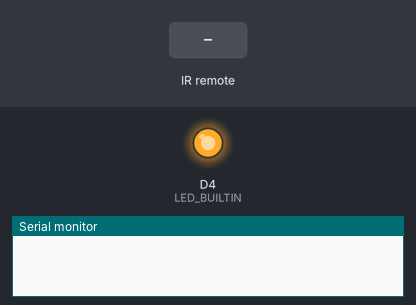
This sketch was run on a simulated ESP8266 (NodeMCU). Shown: output pins drawn as LEDs (lit = HIGH, except the on-board LED, lit = LOW), the last lines printed to the serial monitor. The test bench sets the inputs (shaded band).

Above: at 1.2 s.
1.3 s: infrared code 0xFFA25D received
At 2.6 s:
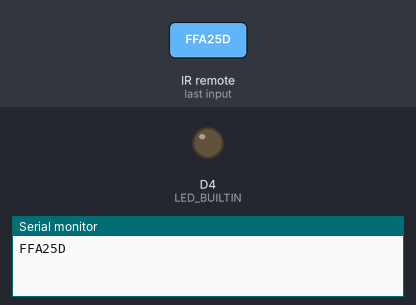
Timing chart, 0 to 4.3 s (numbered marks = the images above; inputs shaded):
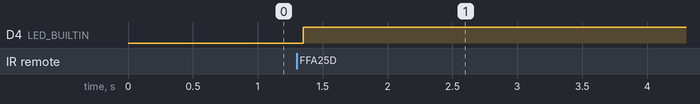

Measured:
- after the input at 1.3 s, D4 (LED_BUILTIN): LOW → HIGH after 0.05 s

The sketch:

____.ino
```cpp
#include <IRremoteESP8266.h>//调用ESP8266/ESP32的函数库
#include <IRrecv.h>//调用红外接收库
#include <IRutils.h>//红外实用程序库
const int IR_RX = D3;//设置红外接收管脚
IRrecv IRR(IR_RX);//定义一个红外接收头名称并设置管脚
decode_results results;//设置解码结果(解码类型)
byte zt;//状态反转变量
void setup() {
  pinMode(LED_BUILTIN, OUTPUT);//设置LED_BUILTIN管脚为输出模式
  Serial.begin(115200);//打开串口波特率设置115200
  IRR.enableIRIn();  //启动红外接收器
  delay(50);//短延时让接收更稳定
}
void loop() {
  if (IRR.decode(&results)) {//判断红外解码结果
    serialPrintUint64(results.value, HEX);//串口输出接收到的红外值以16进制方式输出
    Serial.println("");//串口输出换行符
   switch(results.value){//判断变量中的值
          case 0xFFA25D: LED_BUILTINzt();break;//判断是否0xFFA25D是的话LED_BUILTIN状态反转一次，然后跳出Switch判断函数
          default : break;//默认跳出循环
        }
   IRR.resume();//红外接收下一个值
  }
  delay(100);//间隔100MS读取一次
}
void LED_BUILTINzt(){
  zt=!zt;//状态反转
  digitalWrite(LED_BUILTIN,zt);//LED_BUILTIN控制状态在亮灭切换
  }
```
